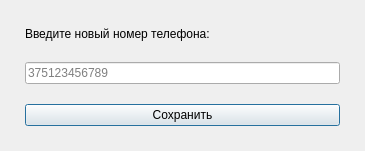
<?xml version="1.0" encoding="UTF-8"?>
<ui version="4.0">
 <class>PhoneEditDialog</class>
 <widget class="QDialog" name="PhoneEditDialog">
  <property name="geometry">
   <rect>
    <x>0</x>
    <y>0</y>
    <width>365</width>
    <height>151</height>
   </rect>
  </property>
  <property name="windowTitle">
   <string>Редактирование телефона</string>
  </property>
  <property name="modal">
   <bool>true</bool>
  </property>
  <layout class="QVBoxLayout" name="verticalLayout">
   <property name="spacing">
    <number>20</number>
   </property>
   <property name="leftMargin">
    <number>25</number>
   </property>
   <property name="topMargin">
    <number>25</number>
   </property>
   <property name="rightMargin">
    <number>25</number>
   </property>
   <property name="bottomMargin">
    <number>25</number>
   </property>
   <item>
    <widget class="QLabel" name="titleLabel">
     <property name="text">
      <string>Введите новый номер телефона:</string>
     </property>
    </widget>
   </item>
   <item>
    <widget class="QLineEdit" name="phoneInput">
     <property name="maxLength">
      <number>12</number>
     </property>
     <property name="placeholderText">
      <string>375123456789</string>
     </property>
    </widget>
   </item>
   <item>
    <widget class="QPushButton" name="saveButton">
     <property name="cursor">
      <cursorShape>PointingHandCursor</cursorShape>
     </property>
     <property name="text">
      <string>Сохранить</string>
     </property>
    </widget>
   </item>
  </layout>
 </widget>
 <resources/>
 <connections/>
</ui>
